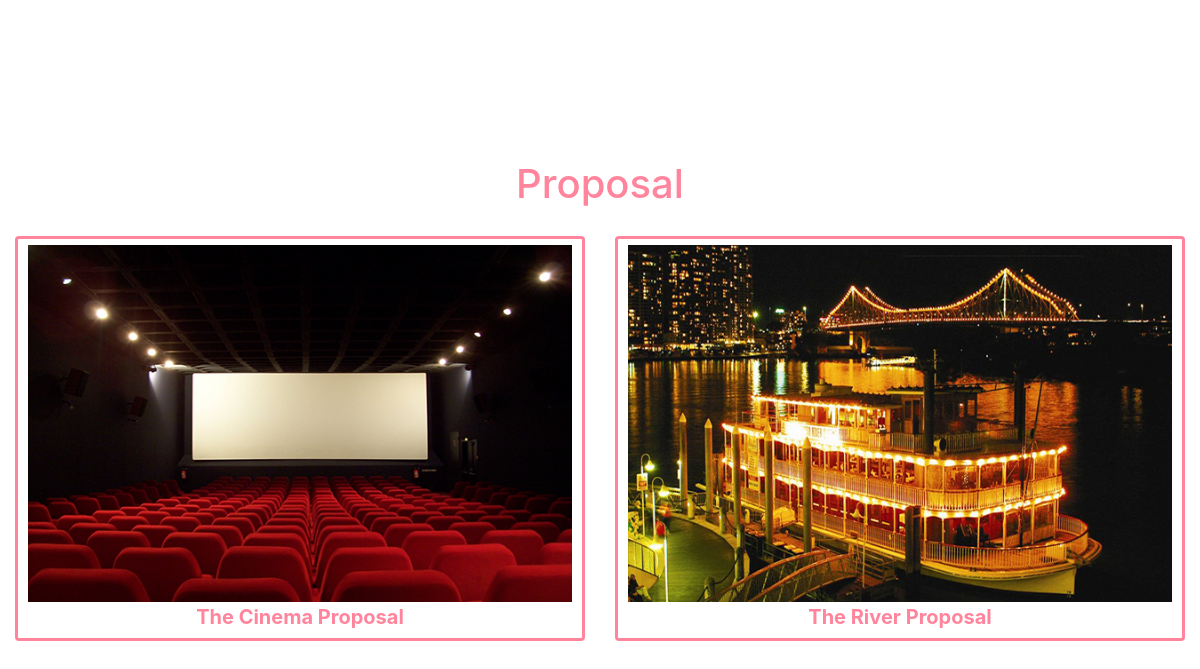
The page /proposal.php on the database its author committed.
### tables this page shows
CREATE TABLE `service` (
  `service_id` int(8) NOT NULL,
  `service_name` varchar(50) NOT NULL,
  `price` int(6) NOT NULL,
  `product_detail` varchar(500) NOT NULL,
  `paypalid` varchar(50) NOT NULL,
  `assertid` varchar(50) NOT NULL
);

### dbtools.inc.php (called while the page is built, shortened)
<?php
  function execute_sql($link, $database, $sql)
  {
    mysqli_select_db($link, $database)
      or die("Fail to open database: " . mysqli_error($link));
    $result = mysqli_query($link, $sql);
    return $result;
  }
?>

### proposal.php (the view, shortened to what this page needs)
<!DOCTYPE html>
<html lang="en">
  <head>
    <link href="bootstrap/css/bootstrap.min.css" rel="stylesheet">
    <link href="css/basic.css" rel="stylesheet">
    <link href="css/service.css" rel="stylesheet">
  </head>
  <body>
    <h1>Proposal</h1>
    <div class="container-fluid product">
        <div class="row">
            <?php
                function findValue($productid){
                    include_once("dbtools.inc.php");
                    $link = create_connection();
                    $sql = "SELECT * FROM service WHERE service_id = $productid";
                    $result = execute_sql($link, "moment", $sql) or die(mysqli_error($link));
                    $row = mysqli_fetch_assoc($result);
                    $name = $row['service_name'];
                    $price = $row['price'];
                    $detail = $row['product_detail'];
                    $paypalid = $row['paypalid'];
                    $assertid = $row['assertid'];
                }
            ?>
                    <div class='col-lg-6'>
                        <?php findValue("1"); ?>
                        <button  class="logbutton" onclick="openbox(<?php echo $paypalid; ?> , <?php echo "'".$assertid."'"; ?> ,<?php echo "'".$name."'"; ?> ,<?php echo "'".$price."'"; ?>,<?php echo "'".$detail."'"; ?>)" > <img src= <?php echo '"'.$assertid.'"'; ?> width="100%"><?php echo $name; ?></button>
                    </div>
                    <div class='col-lg-6'>
                        <?php findValue("2"); ?>
                        <button  class="logbutton" onclick="openbox(<?php echo $paypalid; ?> , <?php echo "'".$assertid."'"; ?> ,<?php echo "'".$name."'"; ?> ,<?php echo "'".$price."'"; ?>,<?php echo "'".$detail."'"; ?>)" > <img src= <?php echo '"'.$assertid.'"'; ?> width="100%"><?php echo $name; ?></button>
                    </div>
        </div>
    </div>
  </body>
</html>

### css/basic.css (style rules this page uses)
.logbutton { color: #ff849c; border: solid #ff849c; border-radius: 4px; cursor: pointer; font-size:20px; background-color: transparent; }
button { color: #ff849c; padding: 6px 10px; border: solid #ff849c; border-radius: 4px; cursor: pointer; font-weight: bold; background: white; }

### css/service.css (style rules this page uses)
body, html { height: 100%; background-color: transparent; position: relative; color: #ff849c; }
h1 { text-align: center; padding-top: 150px; padding-bottom: 20px; margin-top: 10px; }

### rows shown on the page
service: assertid (picture), service_name "The Cinema Proposal"
service: assertid (picture), service_name "The River Proposal"
